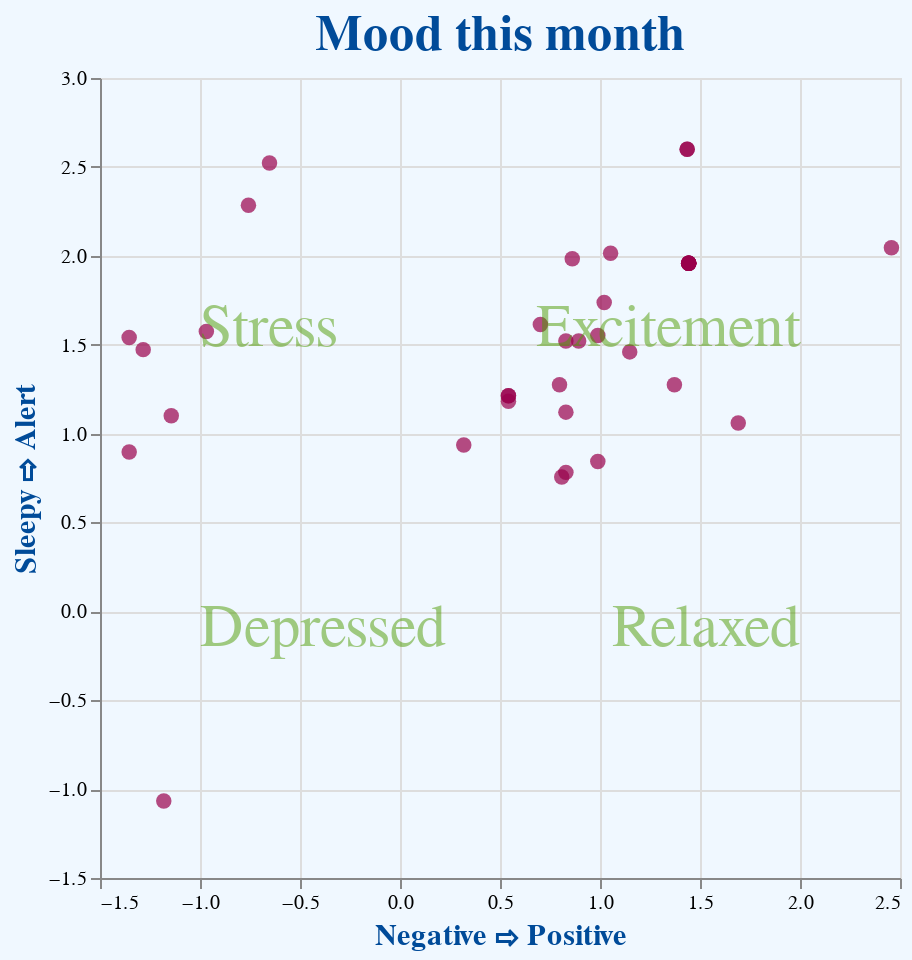

This figure's notebook cell:
### Markdown cell above
## Mood plot

### Code cell
mVisualizationFactory = VisualizationFactory()

mood_chart = mVisualizationFactory.generate_and_save_chart("edu.harvard.srl.MoodVisualization")
mood_chart

### Figure 1 — Vega-Lite specification as saved in the notebook (floating-point values rounded to 4 significant figures)
{"config": {"view": {"continuousWidth": 400, "continuousHeight": 300}, "axis": {"titleColor": "#004B99", "titleFontSize": 15}, "background": "aliceblue", "title": {"color": "#004B99", "fontSize": 25}}, "layer": [{"data": {"name": "data-2f274c641bc9069ea5fbee038f5ba2bf"}, "mark": {"type": "circle", "color": "#99004B", "size": 60}, "encoding": {"x": {"type": "quantitative", "field": "arousal", "title": "Negative ⇨ Positive"}, "y": {"type": "quantitative", "field": "valence", "title": "Sleepy ⇨ Alert"}}, "title": "Mood this month"}, {"data": {"name": "data-bd4fa40611a0e50928c619afec84a7cf"}, "mark": {"type": "text", "align": "left", "color": "#4B9900", "dx": -150, "dy": -75, "fontSize": 30, "text": "Stress"}, "encoding": {"opacity": {"value": 0.5}}}, {"data": {"name": "data-bd4fa40611a0e50928c619afec84a7cf"}, "mark": {"type": "text", "align": "right", "color": "#4B9900", "dx": 150, "dy": -75, "fontSize": 30, "text": "Excitement"}, "encoding": {"opacity": {"value": 0.5}}}, {"data": {"name": "data-bd4fa40611a0e50928c619afec84a7cf"}, "mark": {"type": "text", "align": "left", "color": "#4B9900", "dx": -150, "dy": 75, "fontSize": 30, "text": "Depressed"}, "encoding": {"opacity": {"value": 0.5}}}, {"data": {"name": "data-bd4fa40611a0e50928c619afec84a7cf"}, "mark": {"type": "text", "align": "right", "color": "#4B9900", "dx": 150, "dy": 75, "fontSize": 30, "text": "Relaxed"}, "encoding": {"opacity": {"value": 0.5}}}], "height": 400, "width": 400, "$schema": "https://vega.github.io/schema/vega-lite/v4.8.1.json", "datasets": {"data-2f274c641bc9069ea5fbee038f5ba2bf": [{"timestamp": "2020-10-30T23:15:30", "arousal": -0.9683, "valence": 1.574}, {"timestamp": "2020-10-29T21:00:31", "arousal": -1.284, "valence": 1.472}, {"timestamp": "2020-10-28T22:31:15", "arousal": -1.144, "valence": 1.1}, {"timestamp": "2020-10-27T18:32:51", "arousal": -1.354, "valence": 1.54}, {"timestamp": "2020-10-26T22:23:38", "arousal": -0.6525, "valence": 2.522}, {"timestamp": "2020-10-08T21:01:28", "arousal": -0.7578, "valence": 2.285}, {"timestamp": "2020-09-30T23:25:46", "arousal": -1.354, "valence": 0.8965}, {"timestamp": "2020-09-28T15:18:13", "arousal": 0.8086, "valence": 0.7557}, {"timestamp": "2020-09-28T13:34:23", "arousal": 1.444, "valence": 1.958}, {"timestamp": "2020-09-28T13:34:23", "arousal": 1.444, "valence": 1.958}, {"timestamp": "2020-09-28T13:34:23", "arousal": 1.444, "valence": 1.958}, {"timestamp": "2020-09-28T13:34:23", "arousal": 1.444, "valence": 1.958}, {"timestamp": "2020-09-28T13:34:23", "arousal": 1.444, "valence": 1.958}, {"timestamp": "2020-09-28T13:34:21", "arousal": 1.444, "valence": 1.958}, {"timestamp": "2020-09-28T13:34:20", "arousal": 1.444, "valence": 1.958}, {"timestamp": "2020-09-28T08:11:53", "arousal": -1.181, "valence": -1.067}, {"timestamp": "2020-09-28T08:11:34", "arousal": 0.5423, "valence": 1.182}, {"timestamp": "2020-09-28T07:59:22", "arousal": 1.372, "valence": 1.275}, {"timestamp": "2020-09-28T07:59:00", "arousal": 0.9891, "valence": 0.8433}, {"timestamp": "2020-09-28T07:58:01", "arousal": 0.8295, "valence": 1.121}, {"timestamp": "2020-09-28T07:55:40", "arousal": 0.8295, "valence": 0.7816}, {"timestamp": "2020-09-28T07:53:16", "arousal": 0.3189, "valence": 0.9357}, {"timestamp": "2020-09-28T07:52:29", "arousal": 0.8933, "valence": 1.521}, {"timestamp": "2020-09-28T07:48:59", "arousal": 0.9891, "valence": 1.552}, {"timestamp": "2020-09-28T07:46:13", "arousal": 1.021, "valence": 1.737}, {"timestamp": "2020-09-28T07:45:48", "arousal": 0.5423, "valence": 1.213}, {"timestamp": "2020-09-28T07:45:25", "arousal": 0.5423, "valence": 1.213}, {"timestamp": "2020-09-28T07:44:35", "arousal": 1.053, "valence": 2.014}, {"timestamp": "2020-09-28T07:43:07", "arousal": 0.8295, "valence": 1.521}, {"timestamp": "2020-09-28T07:35:19", "arousal": 0.7976, "valence": 1.275}, {"timestamp": "2020-09-28T07:33:26", "arousal": 1.149, "valence": 1.459}, {"timestamp": "2020-09-28T07:29:52", "arousal": 0.8614, "valence": 1.983}, {"timestamp": "2020-09-28T07:28:15", "arousal": 1.691, "valence": 1.059}, {"timestamp": "2020-09-28T07:26:05", "arousal": 1.436, "valence": 2.599}, {"timestamp": "2020-09-28T07:23:08", "arousal": 1.436, "valence": 2.599}, {"timestamp": "2020-09-28T07:20:52", "arousal": 0.7018, "valence": 1.613}, {"timestamp": "2020-09-28T07:19:56", "arousal": 2.457, "valence": 2.045}], "data-bd4fa40611a0e50928c619afec84a7cf": [{"0": 1}]}}
